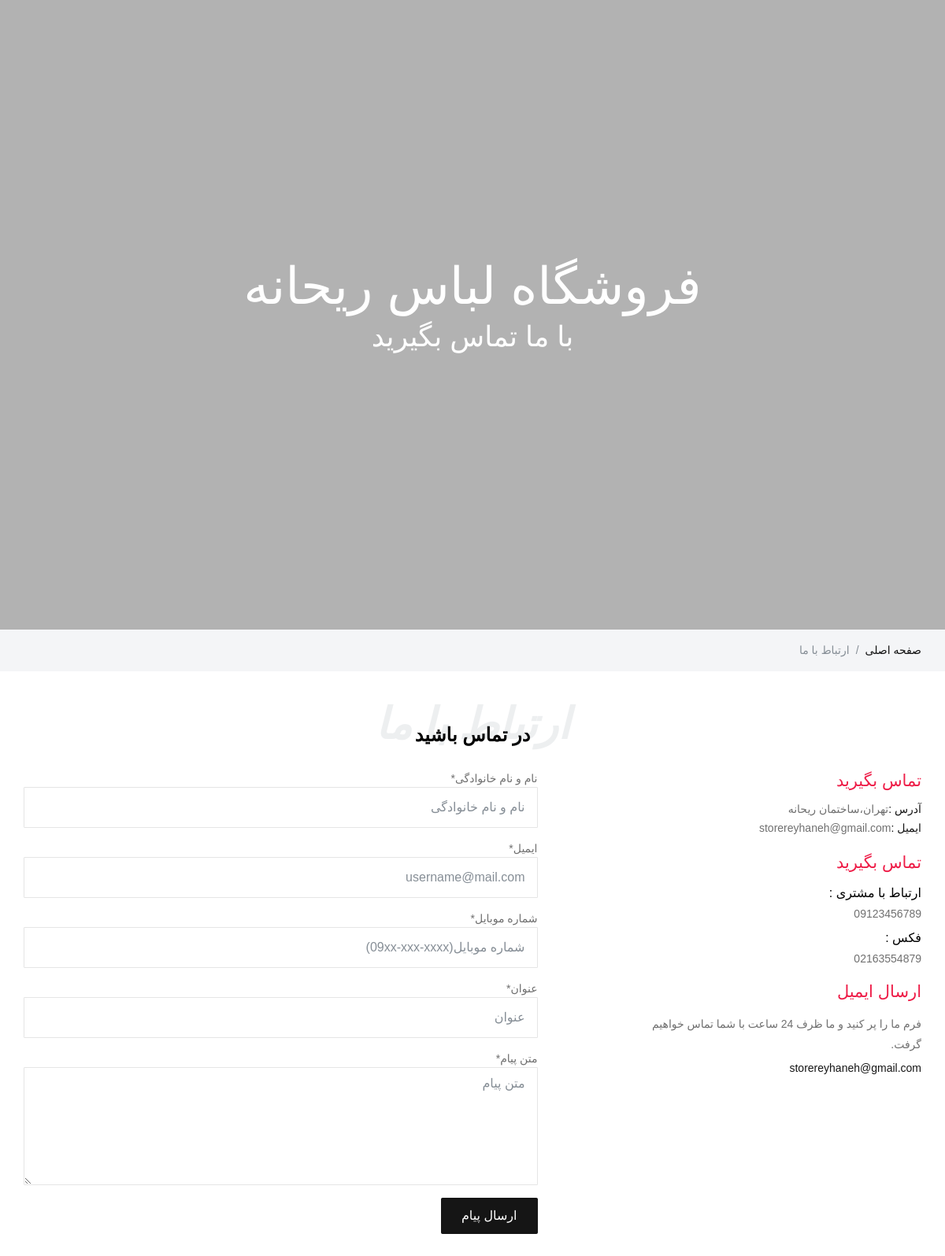
The page /contact-us/ on the database its author committed.
### site_setting/models.py (models this page shows, shortened)
class SiteSetting(models.Model):
    admin_name = models.CharField(max_length=200, null=True, blank=True, verbose_name='نام ادمین')
    site_name = models.CharField(max_length=200, verbose_name='نام سایت')
    site_url = models.CharField(max_length=200, verbose_name='دامنه سایت')
    address = models.CharField(max_length=200, verbose_name='آدرس')
    phone = models.CharField(max_length=200, null=True, blank=True, verbose_name='شماره تلفن')
    fax = models.CharField(max_length=200, null=True, blank=True, verbose_name='شماره فکس')
    email = models.CharField(max_length=200, null=True, blank=True, verbose_name='ایمیل')
    copy_right = models.TextField(verbose_name='متن کپی رایت سایت')
    header_text = models.TextField(null=True, blank=True, verbose_name='متن سایت')
    about_us_text = models.TextField(verbose_name='متن درباره ما سایت')
    site_logo = models.ImageField(upload_to='images/site-setting', null=True, blank=True, verbose_name='لوگو سایت')
    avatar = models.ImageField(upload_to='images/site-setting', null=True, blank=True, verbose_name='تصویر ادمین')
    is_main_setting = models.BooleanField(verbose_name='تنظیمات اصلی')
    class Meta:
        verbose_name = 'تنظیمات سایت'
        verbose_name_plural = 'تنظیمات'

### contact_us/views.py (the view, shortened to what this page needs)
# urls.py: path('contact-us/', views.ContactUsView.as_view(), name='contact_us_page_view'),
class ContactUsView(View):
    def get(self, request: HttpRequest):
        contact_form = ContactUsModelForm()
        setting: SiteSetting = SiteSetting.objects.filter(is_main_setting=True).first()
        context = {
            'contact_form': contact_form,
            'site_setting': setting,
        }
        return render(request, 'contact_us/contact-us.html', context=context)

### account/forms.py
class LoginForm(forms.Form):
    email = forms.EmailField(
        label='ایمیل *',
        widget=forms.EmailInput(
            attrs={
                'class': 'form-control',
                'placeholder': 'username@mail.com',
            }),
        error_messages={
            'required': 'پر کردن این فیلد الزامی است',
        },
        validators=[
            validators.MaxLengthValidator(100),
            validators.EmailValidator,
        ]
    )
    password = forms.CharField(
        label='کلمه عبور *',
        widget=forms.PasswordInput(
            attrs={
                'class': 'form-control',
                'placeholder': 'کلمه عبور',
                'autocomplete': 'off',
            }),
        error_messages={
            'required': 'پر کردن این فیلد الزامی است',
        },
        validators=[
            validators.MaxLengthValidator(100),
        ]
    )
    remember_me = forms.BooleanField(
        label='مرا بخاطر بسپار ',
        widget=forms.CheckboxInput(
            attrs={
                'class': 'checkbox-custom-',
            }),
    )

### base/templatetags/layout_items.py (called while the page is built)
@register.inclusion_tag('base/site-login-component.html', takes_context=True)
def site_login_component(context):
    login_form = LoginForm()
    return {
        'login_form': login_form,
        'context': context
    }

### contact_us/templates/contact_us/contact-us.html (shortened to what this page needs)
{% extends 'shared/layout.html' %}
{% load static %}
{% block content %}
    <div id="main-wrapper">
        <div class="home-slider hide-navigation margin-bottom-0">
            <div data-background-image="{% static 'img/banner-25.png' %}" class="item" data-overlay="3">
                <div class="container">
                    <div class="row">
                        <div class="col-md-12">
                            <div class="home-slider-container">
                                <div class="home-slider-desc text-center">
                                    <div class="home-slider-title mb-4">
                                        <h5 class="text-light ft-medium lg-heading">فروشگاه لباس ریحانه</h5>
                                        <h1 class="mb-1 ft-medium mb-md-3">با ما تماس بگیرید</h1>
                                    </div>
                                </div>
                            </div>
                        </div>
                    </div>
                </div>
            </div>
        </div>
        <div class="gray py-3">
            <div class="container">
                <div class="row">
                    <div class="colxl-12 col-lg-12 col-md-12">
                        <nav aria-label="breadcrumb text-right">
                            <ol class="breadcrumb">
                                <li class="breadcrumb-item"><a href="{% url 'home_page_view' %}">صفحه اصلی</a></li>
                                <li class="breadcrumb-item active" aria-current="page">ارتباط با ما</li>
                            </ol>
                        </nav>
                    </div>
                </div>
            </div>
        </div>
        <section class="middle">
            <div class="container">
                <div class="row justify-content-center">
                    <div class="col-xl-12 col-lg-12 col-md-12 col-sm-12">
                        <div class="sec_title position-relative text-center">
                            <h2 class="off_title">ارتباط با ما</h2>
                            <h3 class="ft-bold pt-3">در تماس باشید</h3>
                        </div>
                    </div>
                </div>
                <div class="row align-items-start justify-content-between">
                    <div class="col-xl-4 col-lg-4 col-md-12 col-sm-12">
                        <div class="card-wrap-body mb-4">
                            <h4 class="ft-medium mb-3 theme-cl">تماس بگیرید</h4>
                            <p class="lh-1"><span class="text-dark ft-medium"> آدرس :</span>{{ site_setting.address }}
                            </p>
                            <p class="lh-1"><span class="text-dark ft-medium"> ایمیل :</span>{{ site_setting.email }}
                            </p>
                        </div>
                        <div class="card-wrap-body mb-3">
                            <h4 class="ft-medium mb-3 theme-cl">تماس بگیرید</h4>
                            <h6 class="ft-medium mb-1">ارتباط با مشتری :</h6>
                            <p class="mb-2">{{ site_setting.phone }}</p>
                            <h6 class="ft-medium mb-1">فکس :</h6>
                            <p>{{ site_setting.fax }}</p>
                        </div>
                        <div class="card-wrap-body mb-3">
                            <h4 class="ft-medium mb-3 theme-cl">ارسال ایمیل</h4>
                            <p>فرم ما را پر کنید و ما ظرف 24 ساعت با شما تماس خواهیم گرفت.</p>
                            <p class="lh-1 text-dark">{{ site_setting.email }}</p>
                        </div>
                    </div>
                    <div class="col-xl-7 col-lg-8 col-md-12 col-sm-12">
                        <form class="row" method="post" action="{% url 'contact_us_page_view' %}">
                            <div class="col-xl-12 col-lg-12 col-md-12 col-sm-12">
                                <div class="form-group {% if contact_form.full_name.errors %} text-danger{% endif %} ">
                                    {{ contact_form.full_name.label }}
                                    {{ contact_form.full_name }}
                                </div>
                            </div>
                            <div class="col-xl-12 col-lg-12 col-md-12 col-sm-12">
                                <div class="form-group {% if contact_form.email.errors %} text-danger{% endif %}">
                                    {{ contact_form.email.label }}
                                    {{ contact_form.email }}
                                </div>
                            </div>
                            <div class="col-xl-12 col-lg-12 col-md-12 col-sm-12">
                                <div class="form-group {% if contact_form.phone_number.errors %} text-danger{% endif %}">
                                    {{ contact_form.phone_number.label }}
                                    {{ contact_form.phone_number }}
                                </div>
                            </div>
                            <div class="col-xl-12 col-lg-12 col-md-12 col-sm-12">
                                <div class="form-group {% if contact_form.title.errors %} text-danger{% endif %}">
                                    {{ contact_form.title.label }}
                                    {{ contact_form.title }}
                                </div>
                            </div>
                            <div class="col-xl-12 col-lg-12 col-md-12 col-sm-12">
                                <div class="form-group {% if contact_form.text.errors %} text-danger{% endif %}">
                                    {{ contact_form.text.label }}
                                    {{ contact_form.text }}
                                </div>
                            </div>
                            <div class="col-xl-12 col-lg-12 col-md-12 col-sm-12">
                                <div class="form-group">
                                    <button type="submit" class="btn btn-dark">ارسال پیام</button>
                                </div>
                            </div>
                        </form>
                    </div>
                </div>
            </div>
        </section>
    </div>
{% endblock %}

### rows shown on the page
SiteSetting: address "تهران،ساختمان ریحانه", email "storereyhaneh@gmail.com", phone "09123456789", fax "02163554879"

### other values the page prints
{{ contact_form.full_name.label }} "نام و نام خانوادگی*"
{{ contact_form.email.label }} "ایمیل*"
{{ contact_form.phone_number.label }} "شماره موبایل*"
{{ contact_form.title.label }} "عنوان*"
{{ contact_form.text.label }} "متن پیام*"
